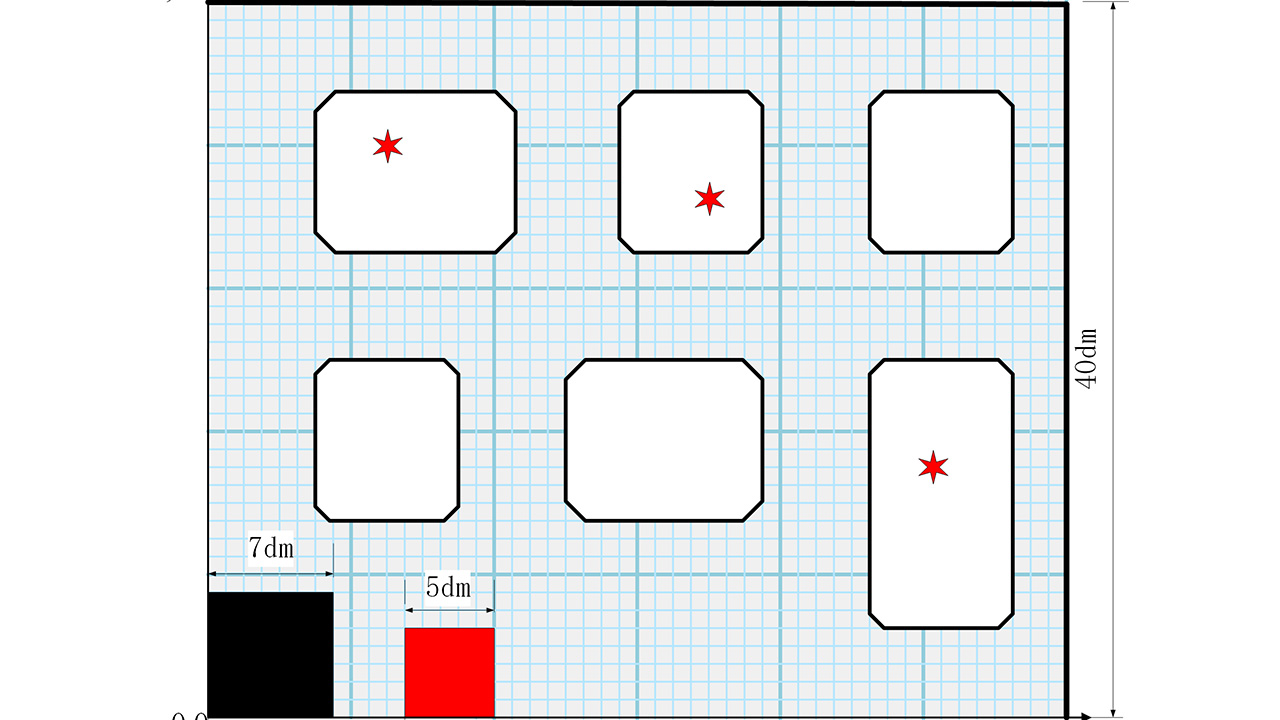
#> input picture Traditional_Visual_Ensemble/2023/720p.jpg, 1280 x 720 px
$ python -i autoWhite.py   (imports and definitions only)
#> lines starting #> are read from the running program, lines starting #| are printed output that depends on the picture
#> further down, picture is the input picture: shape (720, 1280, 3); mean B, G, R 234.6, 232.6, 230.2
# 经实验在处理视频流时全部不可用，只能处理图片
import cv2
import numpy as np
import random


def white_balance_1(img):
    """
    第一种简单的求均值白平衡法
    :param img: cv2.imread读取的图片数据
    :return: 返回的白平衡结果图片数据
    """
    # 读取图像
    r, g, b = cv2.split(img)
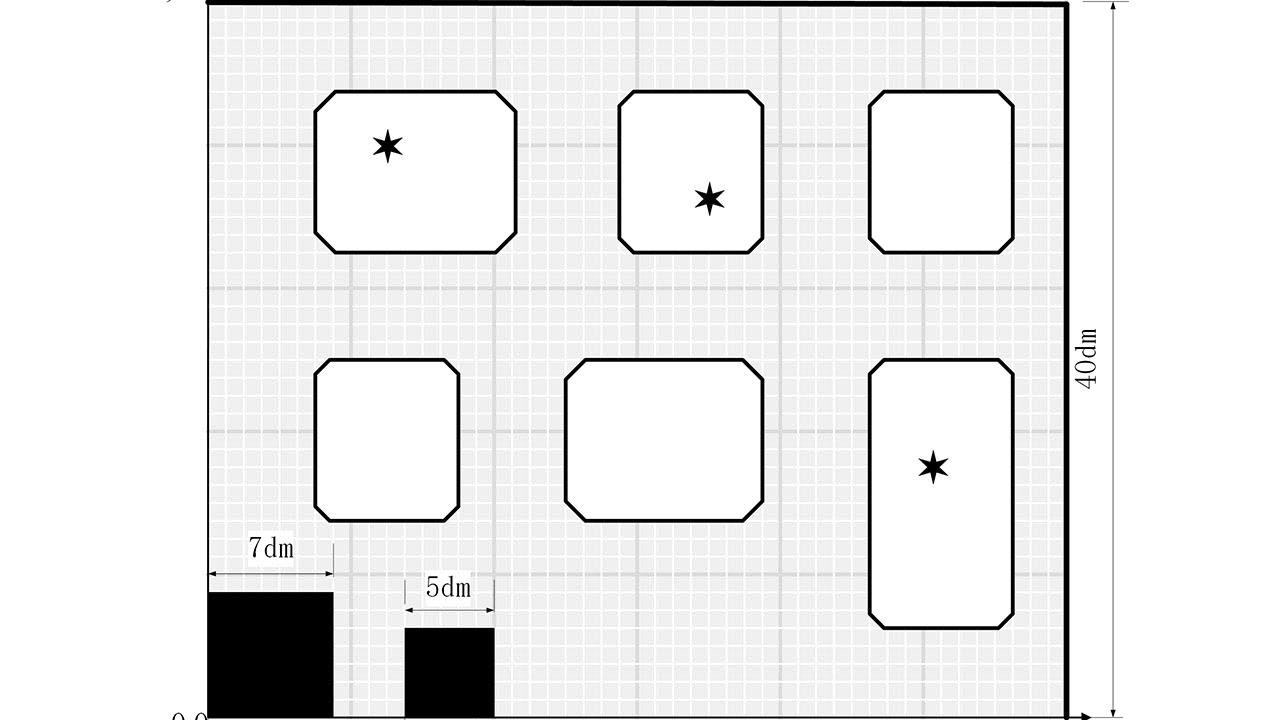
#> r: shape (720, 1280); min 0, max 255, mean 234.6
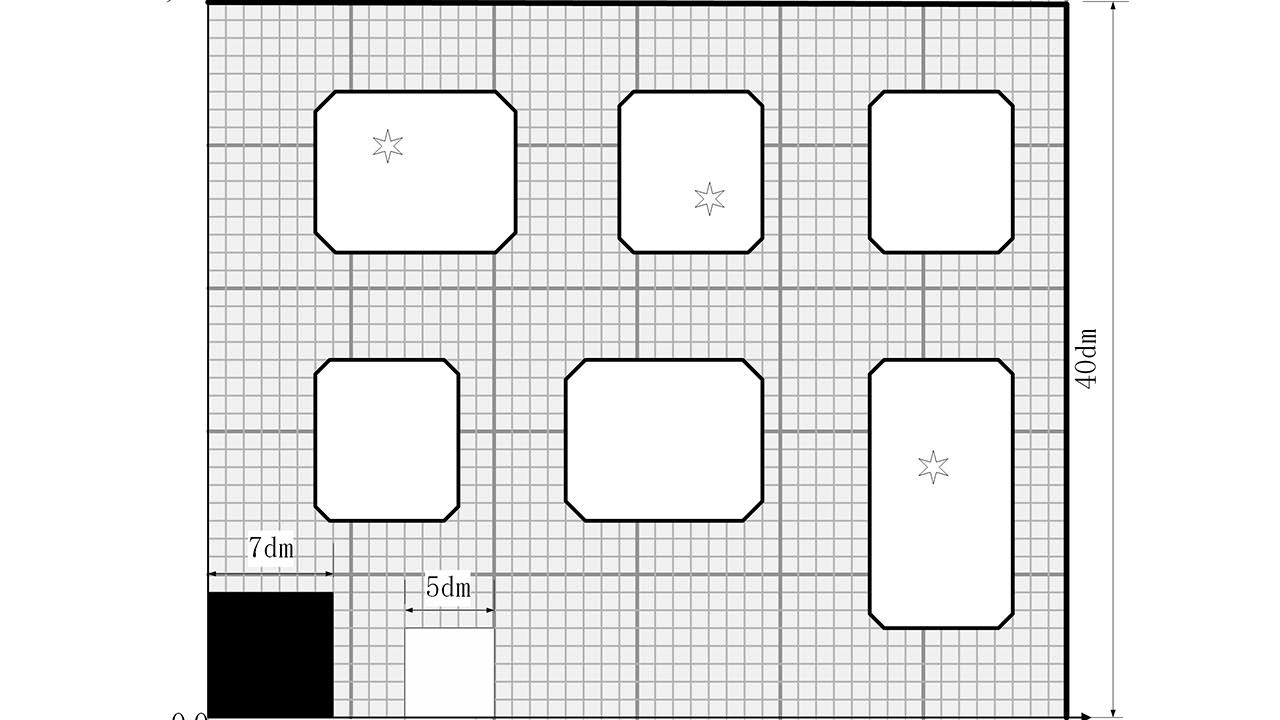
#> b: shape (720, 1280); min 0, max 255, mean 230.2
    r_avg = cv2.mean(r)[0]
#> r_avg = 234.6
    g_avg = cv2.mean(g)[0]
#> g_avg = 232.6
    b_avg = cv2.mean(b)[0]
#> b_avg = 230.2
    # 求各个通道所占增益
    k = (r_avg + g_avg + b_avg) / 3
#> k = 232.5
    kr = k / r_avg
#> kr = 0.991
    kg = k / g_avg
#> kg = 0.999
    kb = k / b_avg
#> kb = 1.01
    r = cv2.addWeighted(src1=r, alpha=kr, src2=0, beta=0, gamma=0)
    g = cv2.addWeighted(src1=g, alpha=kg, src2=0, beta=0, gamma=0)
    b = cv2.addWeighted(src1=b, alpha=kb, src2=0, beta=0, gamma=0)
    balance_img = cv2.merge([b, g, r])
    return balance_img


# [330 lines left out: functions white_balance_2, white_balance_3, white_balance_4, white_balance_5, white_balance_LUT, not called in this run]

# """
# img : 原图
# img1:均值白平衡法
# img2: 完美反射
# img3: 灰度世界假设
# img4: 基于图像分析的偏色检测及颜色校正方法
# img5: 动态阈值算法
# """
# img = cv2.imread("./2021/cut.jpg")
# # img = cv2.imread('./dataset/2/1_'+str(i)+'.JPG')
# img1 = white_balance_1(img)
# img2 = white_balance_2(img)
# img3 = white_balance_3(img)
# img4 = white_balance_4(img)
# img5 = white_balance_5(img)
# print("----------------------")

# img_stack = np.vstack([img, img1, img2, img3, img4, img5])
# # cv2.imwrite("./dataset/"+str(i)+'.JPG',img_stack)
# # cv2.imshow("image", img_stack)
# cv2.imshow("image1", img1)
# cv2.imshow("image2", img2)
# cv2.imshow("image3", img3)
# cv2.imshow("image4", img4)
# cv2.imshow("image5", img5)
# cv2.waitKey(0)

>>> import cv2
>>> picture = cv2.imread('../2023/720p.jpg')
>>> result = white_balance_1(picture)

$ run again, on Traditional_Visual_Ensemble/2023/864x720.jpg
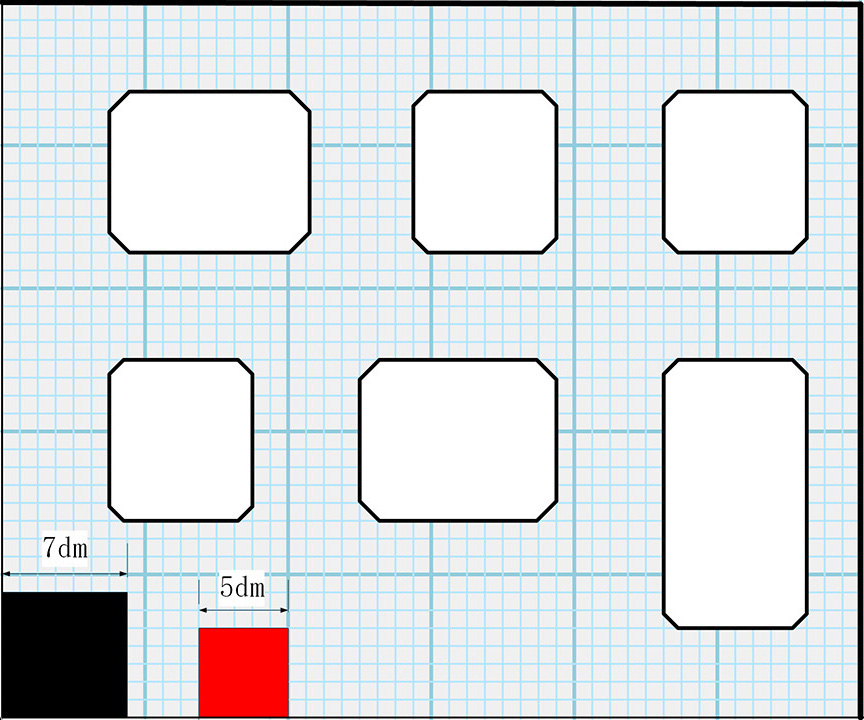
#> input picture Traditional_Visual_Ensemble/2023/864x720.jpg, 864 x 720 px
#> picture is the input picture: shape (720, 864, 3); mean B, G, R 225.4, 222.7, 218.8
#> in white_balance_1, `r, g, b = cv2.split(img)`:
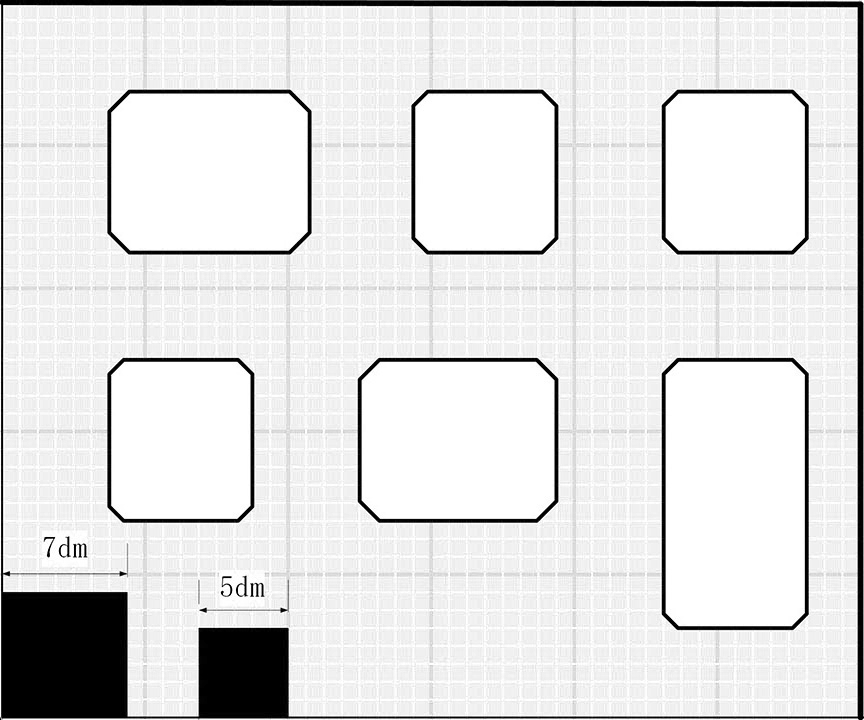
#> r: shape (720, 864); min 0, max 255, mean 225.4
#> in white_balance_1, `r, g, b = cv2.split(img)`:
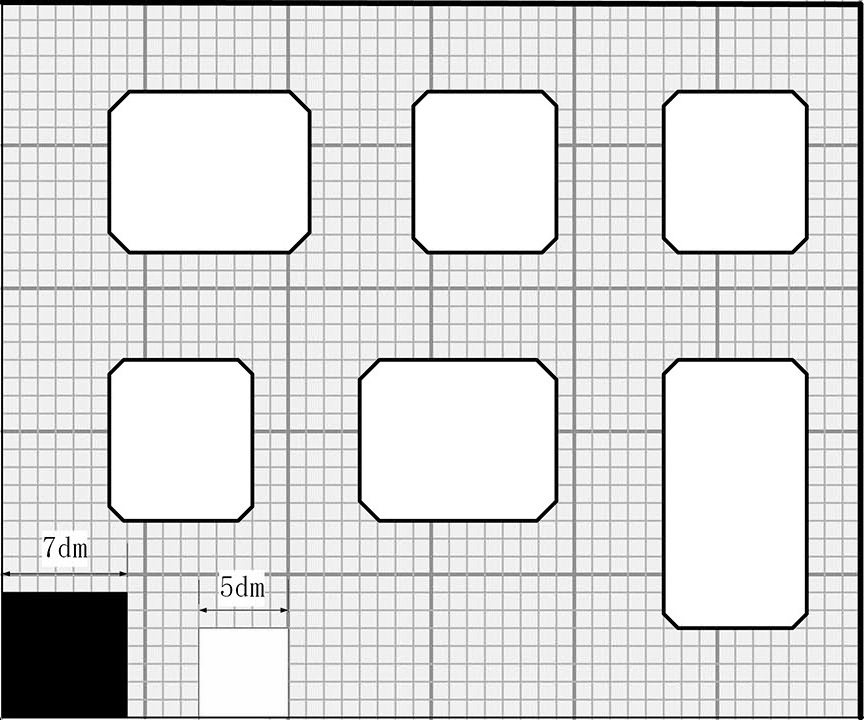
#> b: shape (720, 864); min 0, max 255, mean 218.8
#> r_avg = 225.4
#> g_avg = 222.7
#> b_avg = 218.8
#> k = 222.3
#> kr = 0.986
#> kg = 0.998
#> kb = 1.02

$ run again, on Traditional_Visual_Ensemble/2023/way.png
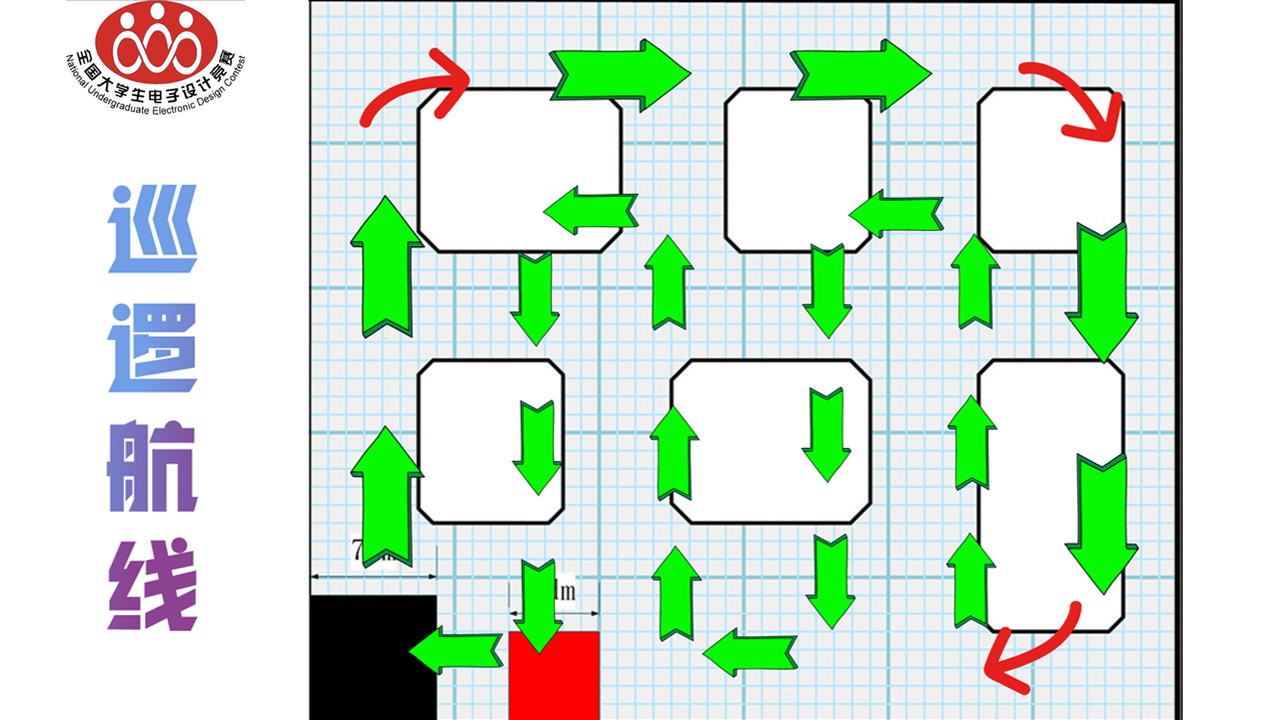
#> input picture Traditional_Visual_Ensemble/2023/way.png, 1280 x 720 px
#> picture is the input picture: shape (720, 1280, 3); mean B, G, R 210.4, 226, 207.5
#> in white_balance_1, `r, g, b = cv2.split(img)`:
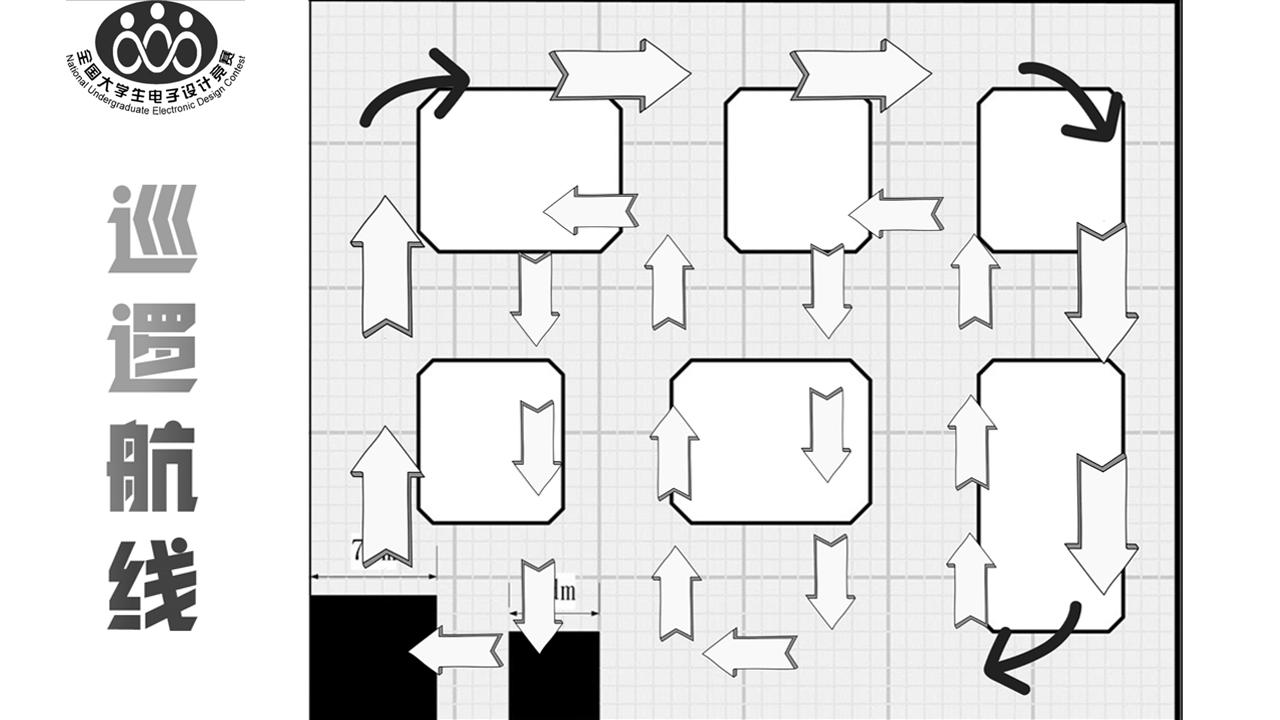
#> g: shape (720, 1280); min 0, max 255, mean 226
#> in white_balance_1, `r, g, b = cv2.split(img)`:
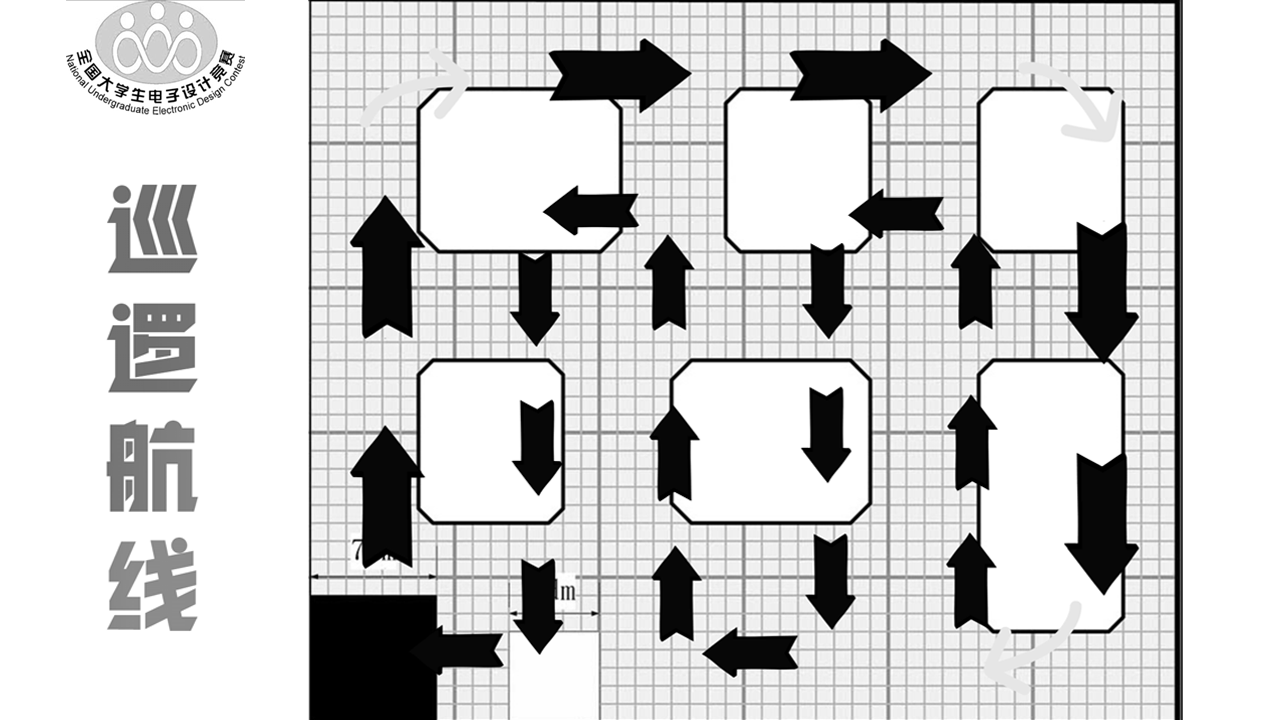
#> b: shape (720, 1280); min 0, max 255, mean 207.5
#> r_avg = 210.4
#> g_avg = 226
#> b_avg = 207.5
#> k = 214.6
#> kr = 1.02
#> kg = 0.95
#> kb = 1.03
